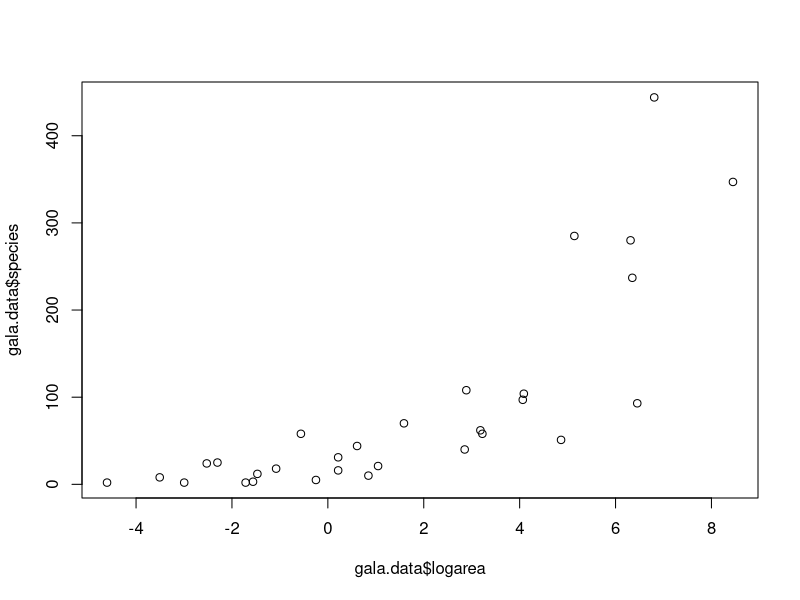
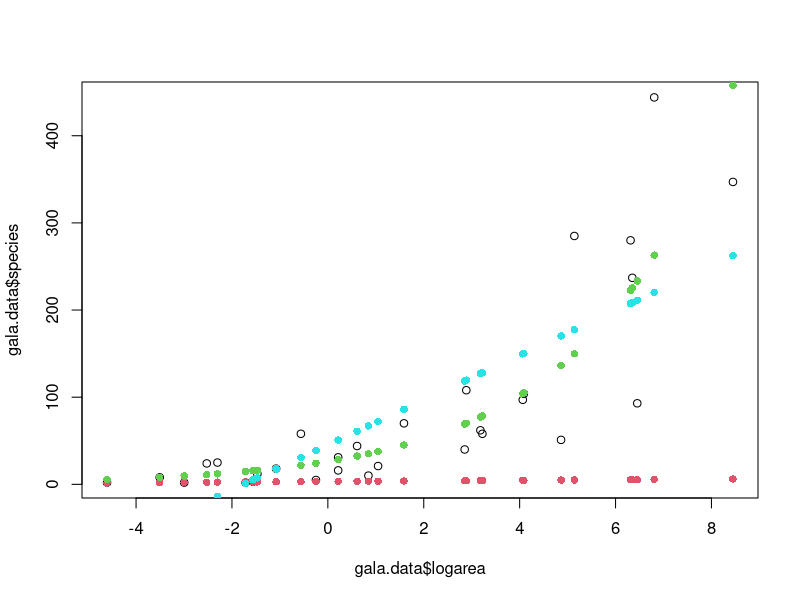

Generate these figures, in order, with R: (Note: this script raises an error after producing the figures.)
gala.data = read.csv("galapagos.csv", sep= ",")

## Artenzahlen auf Palapagos-Inseln
names(gala.data)
head(gala.data)
plot(gala.data$logarea, gala.data$species)

# Y_i - Artenzahl auf Insel i
# Y_i ~ Poisson(mue_i)
# Wahrscheinlichkeitsverteilung
# f(y_i) = (mue_i^(y_i))/(Y_i!)*e^(mue_i) = 1/(y_i!)*exp(y_i*log(mue_i)-mue_i) | mue_i = A(Teta_i)
# 1/(y_i!) = c(y, phi_i)
# Teta_i = log(mue_i)
# EW(y_i) = mue_i = exp(Teta_i) = exp(beta_0 + beta_1 * logarea_i)
# log(EW(y_i)) = log(mue_i) = Teta_i = beta_0 + beta_1 * logarea_i -> log ist kanonische Link-Funktion

### Loglikelihood-Schaetzung
## Fktion
# L(betaV) = prod(1/(y_i!)exp(y_i*log(mue_i)- mue_i))
# LogL(betaV) = sum(log(1/(y_i!)) + y_i*log(mue_i)- mue_i) = sum(log(1/(y_i!)) +y_i*(beta_0 +beta_1*x_i) - exp(beta_0 +beta_1*x_i))
# ScoreFktionen
# S_0(betaV)=nabla(beta_0)(LogL(betaV)) = sum(y_i - exp(beta_0 +beta_1*x_i)) =! 0
# S_1(betaV)=nabla(beta_1)(LogL(betaV)) = sum(y_i - exp(beta_0 +beta_1*x_i)*x_i) = sum((y_i - mue_i)*x_i =! 0

# Newton-Verfahren zur Bestimmung der Nullstellen
# 0 = S(betaV) rund S(beta^0) +S'(beta_0)*(beta_beta_0)
# S(beta_0) = S'(beta_0)(beta-beta^0)
# beta_0 - 1/(S'(beta_0)) * S(beta_0) = beta_1
# Newton-Verfahren fuer Gleichungssysteme
# 0 = S_0(betaV) rund S_0(beta_0) + nabla(beta_0) S_0*(beta_0)*(beta_0 - beta_0^0) + nabla(beta_1) S_0*(beta_1)*(beta_1 - beta_1^0) <- TaylorPolynome
# 0 = S_1(betaV) rund S_1(beta_0) + nabla(beta_0) S_1*(beta_0)*(beta_0 - beta_0^0) + nabla(beta_1) S_1*(beta_1)*(beta_1 - beta_1^0) <- TaylorPolynome
# ...
# umstellen
# S_o(betaV^0) - nabla(beta_0) S_0*(beta_0^0) - nabla(beta_1) S_0*(beta_1^0) = lineares Gleichungssystem in beta_0
# Zweite Ableitung ausrechnen nach beta_0 und beta_1
# betaV^1 = I^-1(betaV^0)*S(beta^0) + betaV^0
# Oteratopmsverfahren zur Loesung des Score-Gleichungssystems
# Startvektor = betaV^0
# n = 0
# REPEAT
#   betaV^(n+1) = I^-1(betaV^n)*S(beta^n) + betaV^n
# UNITL ||betaV^(n+1) - betaV^n || < epsilon bzw relative Aenderung ||betaV^(n+1) - betaV^n || / ||beta^n|| < epsilon

# Scorefktion
# S_0(betaV) = sum(y_i - exp(beta_0 +beta_1*x_i))
# S_1(betaV) = sum(y_i - exp(beta_0 +beta_1*x_i))*x_i
# Fisher-Informationsmatrix = 
#   sum(exp(beta_0 +beta_1*x_i))            |   sum(y_i - exp(beta_0 +beta_1*x_i))*x_i
#   sum(y_i - exp(beta_0 +beta_1*x_i))*x_i  |   sum(y_i - exp(beta_0 +beta_1*x_i))*x_i^2

# Hier ist ein Fehler
score = function(beta){
  c(sum(y-exp(beta[1]+beta[2]*x)), 
    sum(y-exp(beta[1]+beta[2]*x)*x))
}

fisher.mat = function(beta){
  I00 = sum(y-exp(beta[1]+beta[2]*x))
  I01 = sum(y-exp(beta[1]+beta[2]*x)*x)
  I10 = sum(y-exp(beta[1]+beta[2]*x)*x)
  I11 = sum(y-exp(beta[1]+beta[2]*x)*x^2)
  matrix(c(I00, I01, I10, I11), 2, 2)
}

y = gala.data$species
x = gala.data$logarea
eps = 0.00001

betaalt = c(0,1)
repeat{
  betaneu = solve(fisher.mat(betaalt)) %*% score(betaalt) + betaalt
  print(solve(fisher.mat(betaalt)) %*% score(betaalt) + betaalt)
  if (sum((betaneu - betaalt)^2) / sum(betaalt^2) < eps) break
  betaalt = betaneu
}

?family

# Ab hier ist alles wieder richtig
plot(gala.data$logarea, gala.data$species)
gala.glm1 = glm(species~1+logarea, data=gala.data, family = poisson(link="log"))
points(gala.data$logarea, predict(gala.glm1), pch=16, col=2)
points(gala.data$logarea, predict(gala.glm1, type="response"), pch=16, col=3)
# type="response" -> deutet an, dass wir die skala auf der groesse der Zielgrosse haben wollen

gala.glm2 = glm(species~1+logarea, data=gala.data)
points(gala.data$logarea, predict(gala.glm2, type="response"), pch=16, col=4)

gala.glm3 = glm(species~1+logarea, data=gala.data, family = poisson)
points(gala.data$logarea, predict(gala.glm2, type="response"), pch=16, col=5)



gala.glm4 = glm(species~1+logarea, data=gala.data, family = poisson(link="sqrt"))
# sobald eine nicht kanonische ... ist nicht mehr garantiert, dass das Verfahren konvergiert
start=c(0,1)
points(gala.data$logarea, predict(gala.glm4, type="response"), pch=16, col=6)
